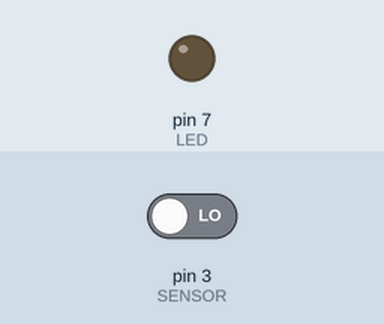
A sketch run on a simulated Arduino Uno, built with avr-gcc and run on an emulated ATmega328P. Shown: output pins drawn as LEDs (lit = HIGH). The inputs (shaded band) are chosen by the test bench; at power-on: pin 3 (SENSOR) LOW.

Above: at 1.2 s.
1.3 s: pin 3 (SENSOR) driven HIGH
At 2.4 s:
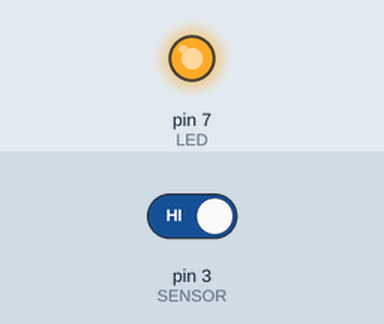
2.8 s: pin 3 (SENSOR) driven LOW
At 3.6 s:
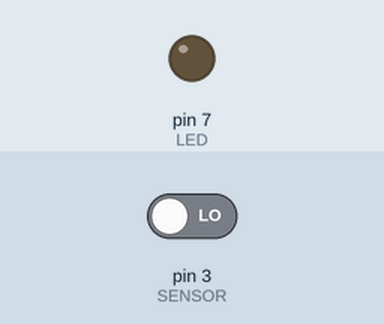
Timing chart, 0 to 5.8 s (numbered marks = the images above; inputs shaded):
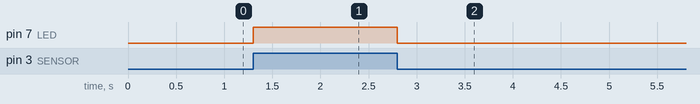

The sketch:

sketch_sensor_copy_20230301224721.ino
```cpp
int SENSOR = 3;              // Digital/PWM pin number for
int LED = 7;                // Define pin number


void setup(){

  pinMode (SENSOR, INPUT);
  pinMode (LED, OUTPUT);
}


void loop(){

  int sensorvalue = digitalRead (SENSOR);            // If the intensity is higher than the set threshhold, return sensor value as 1

  if (sensorvalue == 1)
  {
    digitalWrite(LED, HIGH);
  }

  else
  {
    digitalWrite(LED, LOW);
  }

}
```

sensor.cpp
```cpp
int SENSOR = 3;              // Digital/PWM pin number for
int LED = 7;                // Define pin number


void setup(){

  pinMode (SENSOR, INPUT);
  pinMode (LED, OUTPUT);
}


void loop(){

  int sensorvalue = digitalRead (SENSOR);            // If the intensity is higher than the set threshhold, return sensor value as 1

  if (sensorvalue == 1)
  {
    digitalWrite(LED, HIGH);
  }

  else
  {
    digitalWrite(LED, LOW);
  }

}
```

Measured:
- after the input at 1.3 s, pin 7 (LED): LOW → HIGH at once
- after the input at 2.8 s, pin 7 (LED): HIGH → LOW at once
